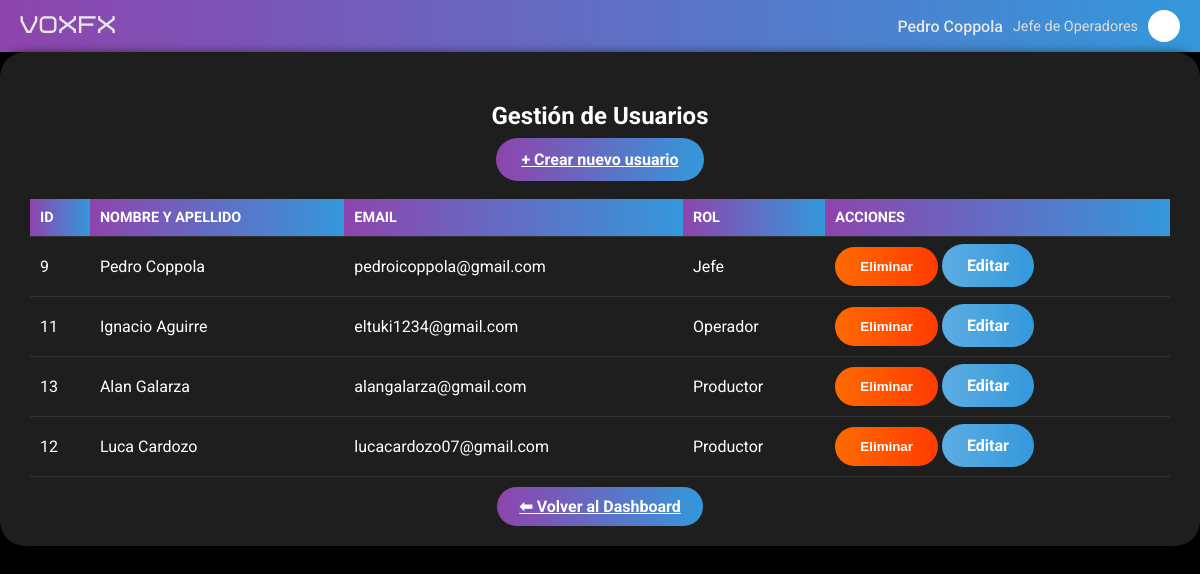
The app's page /usuarios.php (signed in) with its own data.
### tables this page shows
CREATE TABLE `usuarios` (
  `id_usuario` int(11) NOT NULL,
  `username` varchar(50) NOT NULL,
  `email` varchar(100) NOT NULL,
  `contrasena` varchar(255) NOT NULL,
  `rol` varchar(20) NOT NULL DEFAULT 'usuario'
);

### usuarios.php (the view, shortened to what this page needs)
<?php
require_once("php/permisos.php");
$username = $_SESSION['username'];
$sql = "SELECT id_usuario, username, email, rol FROM usuarios ORDER BY rol, username";
$result = $conn->query($sql);
?>
<!DOCTYPE html>
<html lang="es">
<head>
  <link rel="stylesheet" href="css/style.css">
</head>
<body>
<header>
   <div class="logo">VOXFX</div>
  <div class="user-info">
    <span><?php echo htmlspecialchars($username); ?></span>
    <small>Jefe de Operadores</small>
    <div class="avatar"></div>
  </div>
</header>
<div class="main-panel">
  <div class="header-bar">
    <h2>Gestión de Usuarios</h2>
    <a href="registro_usuarios.php" class="btn btn-add">+ Crear nuevo usuario</a>
  </div>
  <?php if ($result && $result->num_rows > 0): ?>
    <table>
      <thead>
        <tr>
          <th>ID</th>
          <th>Nombre y Apellido</th>
          <th>Email</th>
          <th>Rol</th>
          <th>Acciones</th>
        </tr>
      </thead>
      <tbody>
        <?php while ($u = $result->fetch_assoc()): ?>
          <tr>
            <td><?php echo $u['id_usuario']; ?></td>
            <td><?php echo htmlspecialchars($u['username']); ?></td>
            <td><?php echo htmlspecialchars($u['email']); ?></td>
            <td style="text-transform:capitalize;"><?php echo htmlspecialchars($u['rol']); ?></td>
            <td>
              <div class="actions">
                <form method="get" action="usuarios.php" onsubmit="return confirm('¿Seguro que querés eliminar este usuario?');">
                  <button type="submit" class="btn btn-del">Eliminar</button>
                  <a href="editar_usuario.php?id=<?php echo $u['id_usuario']; ?>" class="btn btn-edit"
   style="background:linear-gradient(to right,#5dade2,#3498db);text-decoration:none;">Editar</a>
                </form>
              </div>
            </td>
          </tr>
        <?php endwhile; ?>
      </tbody>
    </table>
  <?php else: ?>
    <div class="msg-empty">No hay usuarios registrados.</div>
  <?php endif; ?>
  <div style="margin-top:20px; text-align:center;">
    <a href="dashboard.php" class="btn btn-add" style="padding:10px 22px;">⬅ Volver al Dashboard</a>
  </div>
</div>
</body>
</html>

### css/style.css (style rules this page uses)
* { margin: 0; padding: 0; }
body { font-family: 'Roboto', sans-serif; background: #000; color: #e7e7e7; text-align: center; }
header { display: flex; justify-content: space-between; align-items: center; padding: 10px 20px; background: linear-gradient(to right, #8e44ad, #3498db); }
h2 { margin: 20px; }
.logo { font-family: 'Bicubik Regular', sans-serif; font-size: 24px; letter-spacing: 1px; }
.user-info { display: flex; align-items: center; gap: 10px; }
.user-info span { font-weight: 500; }
.user-info small { font-size: 0.9em; color: #ddd; }
.avatar { width: 32px; height: 32px; border-radius: 50%; background: #fff; }
.main-panel { flex: 1; background: #1e1e1e; padding: 30px; border-radius: 25px; color: #fff; box-shadow: 0 0 10px rgba(0, 0, 0, 0.5); height: auto; }
button, .btn { border: none; border-radius: 40px; padding: 12px 25px; font-weight: bold; color: #fff; cursor: pointer; transition: transform 0.2s; }
.btn-del { background: linear-gradient(to right, #ff6a00, #ff3c00); }
.btn-add { background: linear-gradient(to right, #8e44ad, #3498db); }
table { width: 100%; border-collapse: collapse; margin-top: 30px; }
th, td { padding: 10px; text-align: left; border-bottom: 1px solid #333; }
th { background: linear-gradient(90deg, #8e44ad, #3498db); text-transform: uppercase; font-size: 0.9em; }
.actions { display: flex; gap: 8px; }

### records on screen
usuarios: id_usuario "9", username "Pedro Coppola", email "pedroicoppola@gmail.com", rol "Jefe"
usuarios: id_usuario "11", username "Ignacio Aguirre", email "eltuki1234@gmail.com", rol "Operador"
usuarios: id_usuario "13", username "Alan Galarza", email "alangalarza@gmail.com", rol "Productor"
usuarios: id_usuario "12", username "Luca Cardozo", email "lucacardozo07@gmail.com", rol "Productor"

### other values on screen
$username "Pedro Coppola"
